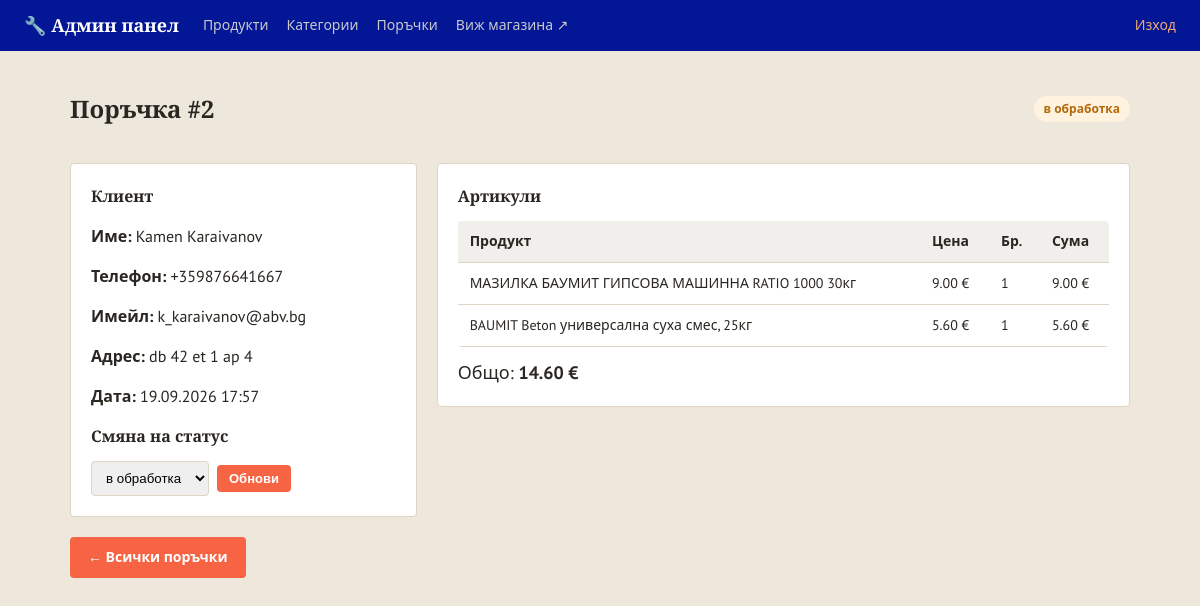
The app's page /admin/orders/2 (signed in), older data.
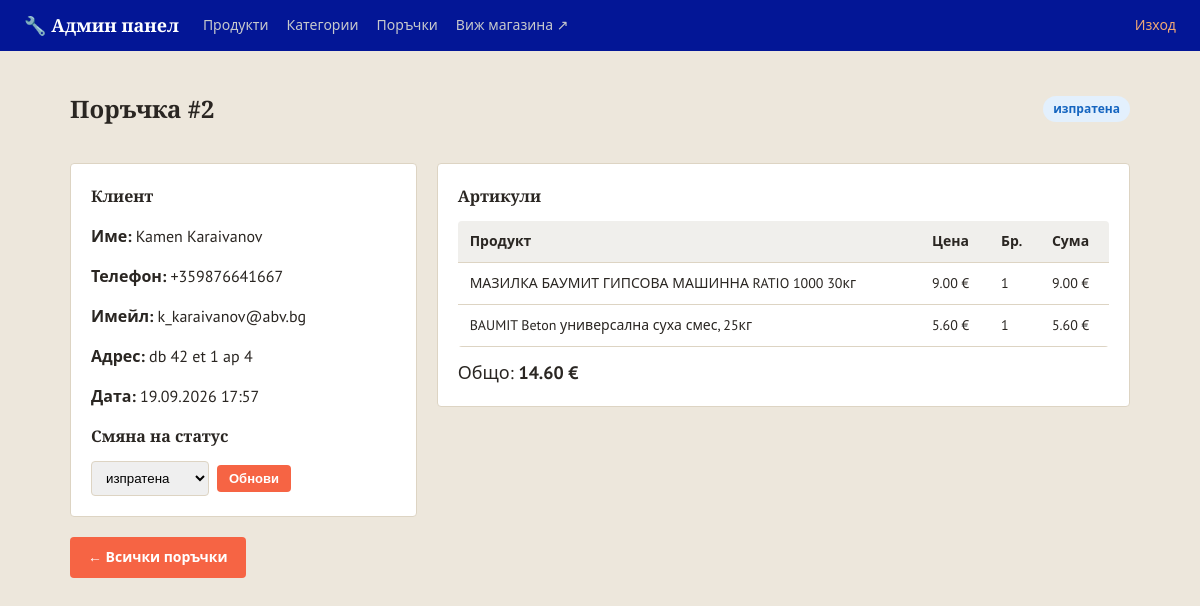
The same page, newer data.
### models.py (models this page shows)
class Order(db.Model):
    __tablename__ = 'orders'
    STATUSES = ['нова', 'в обработка', 'изпратена', 'завършена', 'отказана']
    id = db.Column(db.Integer, primary_key=True)
    customer_name = db.Column(db.String(150), nullable=False)
    phone = db.Column(db.String(50), nullable=False)
    address = db.Column(db.String(300), nullable=False)
    email = db.Column(db.String(150), default='')
    total = db.Column(db.Float, nullable=False)
    status = db.Column(db.String(30), default='нова', nullable=False)
    created_at = db.Column(db.DateTime, default=datetime.utcnow)
    items = db.relationship('OrderItem', backref='order', lazy=True)

### app.py (the view)
@app.route('/admin/orders/<int:order_id>')
@admin_required
def admin_order_detail(order_id):
    order = Order.query.get_or_404(order_id)
    return render_template('admin/order_detail.html', order=order, statuses=Order.STATUSES)

### app.py (called while the page is built)
@app.context_processor
def inject_whatsapp_number():
    return {'whatsapp_number': app.config['WHATSAPP_NUMBER'], 'asset_version': app.config['ASSET_VERSION']}

@app.context_processor
def inject_category_icons():
    return {'category_icons': CATEGORY_ICONS}

def admin_required(view_func):
    @wraps(view_func)
    def wrapper(*args, **kwargs):
        if not session.get('is_admin'):
            flash('Моля, влезте в системата.', 'error')
            return redirect(url_for('admin_login', next=request.path))
        return view_func(*args, **kwargs)
    return wrapper

### models.py (called while the page is built)
    @property
    def subtotal(self):
        return self.price * self.qty

### templates/admin/order_detail.html (shortened to what this page needs)
{% extends 'admin/base.html' %}
{% block content %}
<div class="admin-header-row">
    <h1 class="page-title">Поръчка #{{ order.id }}</h1>
    <span class="status-badge status-{{ order.status | replace(' ', '-') }}">{{ order.status }}</span>
</div>
<div class="order-detail-grid">
    <div class="admin-panel">
        <h2>Клиент</h2>
        <p><strong>Име:</strong> {{ order.customer_name }}</p>
        <p><strong>Телефон:</strong> {{ order.phone }}</p>
        {% if order.email %}<p><strong>Имейл:</strong> {{ order.email }}</p>{% endif %}
        <p><strong>Адрес:</strong> {{ order.address }}</p>
        <p><strong>Дата:</strong> {{ order.created_at.strftime('%d.%m.%Y %H:%M') }}</p>
        <h2>Смяна на статус</h2>
        <form action="{{ url_for('admin_order_status', order_id=order.id) }}" method="post" class="status-change-form">
            <select name="status">
                {% for s in statuses %}
                <option value="{{ s }}" {% if s == order.status %}selected{% endif %}>{{ s }}</option>
                {% endfor %}
            </select>
            <button type="submit" class="btn btn-small">Обнови</button>
        </form>
    </div>
    <div class="admin-panel">
        <h2>Артикули</h2>
        <table class="admin-table">
            <thead>
                <tr>
                    <th>Продукт</th>
                    <th>Цена</th>
                    <th>Бр.</th>
                    <th>Сума</th>
                </tr>
            </thead>
            <tbody>
                {% for item in order.items %}
                <tr>
                    <td>{{ item.product_name }}</td>
                    <td>{{ '%.2f'|format(item.price) }} €</td>
                    <td>{{ item.qty }}</td>
                    <td>{{ '%.2f'|format(item.subtotal) }} €</td>
                </tr>
                {% endfor %}
            </tbody>
        </table>
        <div class="cart-total" style="margin-top:12px;">Общо: <strong>{{ '%.2f'|format(order.total) }} €</strong></div>
    </div>
</div>
<a href="{{ url_for('admin_orders') }}" class="btn btn-secondary" style="margin-top:20px;display:inline-block;">← Всички поръчки</a>
{% endblock %}

Row changes from the older to the newer data that the page shows:
changed Order "Kamen Karaivanov": status "в обработка" → "изпратена"
